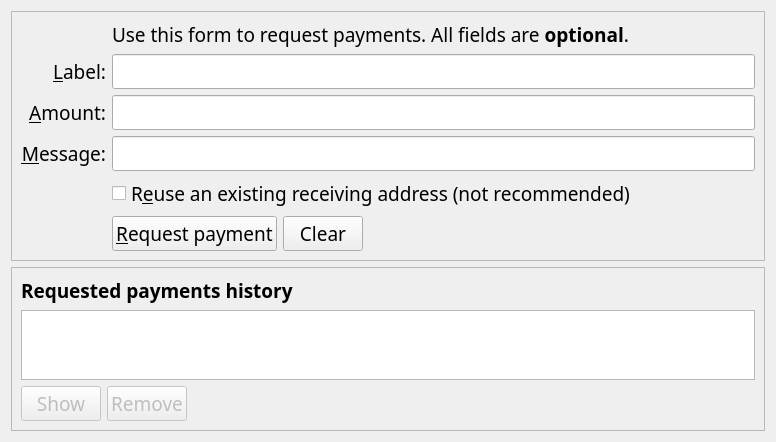
<?xml version="1.0" encoding="UTF-8"?>
<ui version="4.0">
 <class>ReceiveCoinsDialog</class>
 <widget class="QWidget" name="ReceiveCoinsDialog">
  <property name="geometry">
   <rect>
    <x>0</x>
    <y>0</y>
    <width>776</width>
    <height>364</height>
   </rect>
  </property>
  <property name="font">
   <font>
    <family>Ara Hamah 1982</family>
    <pointsize>14</pointsize>
   </font>
  </property>
  <layout class="QVBoxLayout" name="verticalLayout" stretch="0,0,1">
   <item>
    <widget class="QFrame" name="frame2">
     <property name="sizePolicy">
      <sizepolicy hsizetype="Preferred" vsizetype="Expanding">
       <horstretch>0</horstretch>
       <verstretch>0</verstretch>
      </sizepolicy>
     </property>
     <property name="frameShape">
      <enum>QFrame::StyledPanel</enum>
     </property>
     <property name="frameShadow">
      <enum>QFrame::Sunken</enum>
     </property>
     <layout class="QVBoxLayout" name="verticalLayout_3">
      <item>
       <layout class="QGridLayout" name="gridLayout">
        <item row="7" column="2">
         <widget class="QCheckBox" name="reuseAddress">
          <property name="toolTip">
           <string>Reuse one of the previously used receiving addresses.&lt;br&gt;Reusing addresses has security and privacy issues.&lt;br&gt;Do not use this unless re-generating a payment request made before.</string>
          </property>
          <property name="text">
           <string>R&amp;euse an existing receiving address (not recommended)</string>
          </property>
         </widget>
        </item>
        <item row="7" column="0">
         <widget class="QLabel" name="label_4">
          <property name="text">
           <string/>
          </property>
         </widget>
        </item>
        <item row="6" column="0">
         <widget class="QLabel" name="label_3">
          <property name="toolTip">
           <string>An optional message to attach to the payment request, which will be displayed when the request is opened. Note: The message will not be sent with the payment over the Nyerium network.</string>
          </property>
          <property name="text">
           <string>&amp;Message:</string>
          </property>
          <property name="alignment">
           <set>Qt::AlignRight|Qt::AlignTrailing|Qt::AlignVCenter</set>
          </property>
          <property name="buddy">
           <cstring>reqMessage</cstring>
          </property>
         </widget>
        </item>
        <item row="4" column="2">
         <widget class="QLineEdit" name="reqLabel">
          <property name="toolTip">
           <string>An optional label to associate with the new receiving address.</string>
          </property>
         </widget>
        </item>
        <item row="6" column="2">
         <widget class="QLineEdit" name="reqMessage">
          <property name="toolTip">
           <string>An optional message to attach to the payment request, which will be displayed when the request is opened.&lt;br&gt;Note: The message will not be sent with the payment over the Nyerium network.</string>
          </property>
         </widget>
        </item>
        <item row="2" column="2">
         <widget class="QLabel" name="label_5">
          <property name="text">
           <string>Use this form to request payments. All fields are &lt;b&gt;optional&lt;/b&gt;.</string>
          </property>
         </widget>
        </item>
        <item row="4" column="0">
         <widget class="QLabel" name="label_2">
          <property name="toolTip">
           <string>An optional label to associate with the new receiving address.</string>
          </property>
          <property name="text">
           <string>&amp;Label:</string>
          </property>
          <property name="alignment">
           <set>Qt::AlignRight|Qt::AlignTrailing|Qt::AlignVCenter</set>
          </property>
          <property name="buddy">
           <cstring>reqLabel</cstring>
          </property>
         </widget>
        </item>
        <item row="5" column="0">
         <widget class="QLabel" name="label">
          <property name="toolTip">
           <string>An optional amount to request. Leave this empty or zero to not request a specific amount.</string>
          </property>
          <property name="text">
           <string>&amp;Amount:</string>
          </property>
          <property name="alignment">
           <set>Qt::AlignRight|Qt::AlignTrailing|Qt::AlignVCenter</set>
          </property>
          <property name="buddy">
           <cstring>reqAmount</cstring>
          </property>
         </widget>
        </item>
        <item row="5" column="2">
         <widget class="BitcoinAmountField" name="reqAmount">
          <property name="minimumSize">
           <size>
            <width>80</width>
            <height>0</height>
           </size>
          </property>
          <property name="toolTip">
           <string>An optional amount to request. Leave this empty or zero to not request a specific amount.</string>
          </property>
         </widget>
        </item>
        <item row="8" column="2">
         <layout class="QHBoxLayout" name="horizontalLayout">
          <item>
           <widget class="QPushButton" name="receiveButton">
            <property name="minimumSize">
             <size>
              <width>150</width>
              <height>0</height>
             </size>
            </property>
            <property name="text">
             <string>&amp;Request payment</string>
            </property>
            <property name="icon">
             <iconset resource="../nyerium.qrc">
              <normaloff>:/icons/receiving_addresses</normaloff>:/icons/receiving_addresses</iconset>
            </property>
           </widget>
          </item>
          <item>
           <widget class="QPushButton" name="clearButton">
            <property name="sizePolicy">
             <sizepolicy hsizetype="Minimum" vsizetype="Fixed">
              <horstretch>0</horstretch>
              <verstretch>0</verstretch>
             </sizepolicy>
            </property>
            <property name="toolTip">
             <string>Clear all fields of the form.</string>
            </property>
            <property name="text">
             <string>Clear</string>
            </property>
            <property name="icon">
             <iconset resource="../nyerium.qrc">
              <normaloff>:/icons/remove</normaloff>:/icons/remove</iconset>
            </property>
            <property name="autoDefault">
             <bool>false</bool>
            </property>
           </widget>
          </item>
          <item>
           <spacer name="horizontalSpacer">
            <property name="orientation">
             <enum>Qt::Horizontal</enum>
            </property>
            <property name="sizeHint" stdset="0">
             <size>
              <width>40</width>
              <height>20</height>
             </size>
            </property>
           </spacer>
          </item>
         </layout>
        </item>
        <item row="8" column="0">
         <widget class="QLabel" name="label_7">
          <property name="text">
           <string/>
          </property>
         </widget>
        </item>
       </layout>
      </item>
     </layout>
    </widget>
   </item>
   <item>
    <spacer name="verticalSpacer_2">
     <property name="orientation">
      <enum>Qt::Vertical</enum>
     </property>
     <property name="sizeHint" stdset="0">
      <size>
       <width>20</width>
       <height>10</height>
      </size>
     </property>
    </spacer>
   </item>
   <item>
    <widget class="QFrame" name="frame">
     <property name="sizePolicy">
      <sizepolicy hsizetype="Preferred" vsizetype="Expanding">
       <horstretch>0</horstretch>
       <verstretch>0</verstretch>
      </sizepolicy>
     </property>
     <property name="frameShape">
      <enum>QFrame::StyledPanel</enum>
     </property>
     <property name="frameShadow">
      <enum>QFrame::Raised</enum>
     </property>
     <layout class="QVBoxLayout" name="verticalLayout_2">
      <item>
       <widget class="QLabel" name="label_6">
        <property name="font">
         <font>
          <weight>75</weight>
          <bold>true</bold>
         </font>
        </property>
        <property name="text">
         <string>Requested payments history</string>
        </property>
       </widget>
      </item>
      <item>
       <widget class="QTableView" name="recentRequestsView">
        <property name="palette">
         <palette>
          <active>
           <colorrole role="Text">
            <brush brushstyle="SolidPattern">
             <color alpha="255">
              <red>51</red>
              <green>51</green>
              <blue>51</blue>
             </color>
            </brush>
           </colorrole>
          </active>
          <inactive>
           <colorrole role="Text">
            <brush brushstyle="SolidPattern">
             <color alpha="255">
              <red>51</red>
              <green>51</green>
              <blue>51</blue>
             </color>
            </brush>
           </colorrole>
          </inactive>
          <disabled>
           <colorrole role="Text">
            <brush brushstyle="SolidPattern">
             <color alpha="255">
              <red>85</red>
              <green>85</green>
              <blue>85</blue>
             </color>
            </brush>
           </colorrole>
          </disabled>
         </palette>
        </property>
        <property name="contextMenuPolicy">
         <enum>Qt::CustomContextMenu</enum>
        </property>
        <property name="tabKeyNavigation">
         <bool>false</bool>
        </property>
        <property name="sortingEnabled">
         <bool>true</bool>
        </property>
       </widget>
      </item>
      <item>
       <layout class="QHBoxLayout" name="horizontalLayout_2">
        <item>
         <widget class="QPushButton" name="showRequestButton">
          <property name="enabled">
           <bool>false</bool>
          </property>
          <property name="toolTip">
           <string>Show the selected request (does the same as double clicking an entry)</string>
          </property>
          <property name="text">
           <string>Show</string>
          </property>
          <property name="icon">
           <iconset resource="../nyerium.qrc">
            <normaloff>:/icons/edit</normaloff>:/icons/edit</iconset>
          </property>
          <property name="autoDefault">
           <bool>false</bool>
          </property>
         </widget>
        </item>
        <item>
         <widget class="QPushButton" name="removeRequestButton">
          <property name="enabled">
           <bool>false</bool>
          </property>
          <property name="toolTip">
           <string>Remove the selected entries from the list</string>
          </property>
          <property name="text">
           <string>Remove</string>
          </property>
          <property name="icon">
           <iconset resource="../nyerium.qrc">
            <normaloff>:/icons/remove</normaloff>:/icons/remove</iconset>
          </property>
          <property name="autoDefault">
           <bool>false</bool>
          </property>
         </widget>
        </item>
        <item>
         <spacer name="horizontalSpacer_2">
          <property name="orientation">
           <enum>Qt::Horizontal</enum>
          </property>
          <property name="sizeHint" stdset="0">
           <size>
            <width>40</width>
            <height>20</height>
           </size>
          </property>
         </spacer>
        </item>
       </layout>
      </item>
     </layout>
    </widget>
   </item>
  </layout>
 </widget>
 <customwidgets>
  <customwidget>
   <class>BitcoinAmountField</class>
   <extends>QLineEdit</extends>
   <header>bitcoinamountfield.h</header>
   <container>1</container>
  </customwidget>
 </customwidgets>
 <tabstops>
  <tabstop>reqLabel</tabstop>
  <tabstop>reqAmount</tabstop>
  <tabstop>reqMessage</tabstop>
  <tabstop>reuseAddress</tabstop>
  <tabstop>receiveButton</tabstop>
  <tabstop>clearButton</tabstop>
  <tabstop>recentRequestsView</tabstop>
  <tabstop>showRequestButton</tabstop>
  <tabstop>removeRequestButton</tabstop>
 </tabstops>
 <resources>
  <include location="../nyerium.qrc"/>
 </resources>
 <connections/>
</ui>
